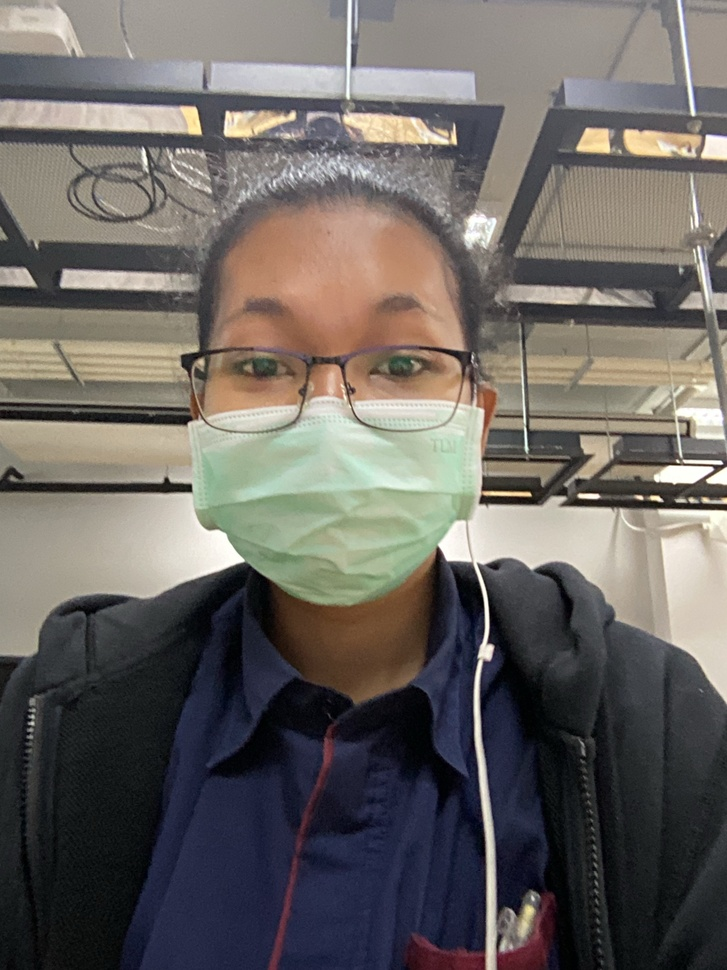
#> input picture Com_Vi/Week04/me.jpg, 727 x 970 px, shrunk from 3024 x 4032 before the run, found by its file name
$ python Lab04_3.py
#> lines starting #> are read from the running program, lines starting #| are printed output that depends on the picture
import numpy as np
import cv2
from matplotlib import pyplot as plt

image = np.array([
    [7, 2, 3, 3, 8],
    [4, 5, 3, 8, 4],
    [3, 3, 2, 8, 4],
    [2, 8, 7, 2, 7],
    [5, 4, 4, 5, 4]
])

kernel = np.array([
    [1, 0, -1],
    [1, 0, -1],
    [1, 0, -1]
])

# Convolution function
def convolve2d_no_padding(image, kernel):
    kernel_height, kernel_width = kernel.shape
    image_height, image_width = image.shape

    # size calculation (without padding)
    output_height = image_height - kernel_height + 1
    output_width = image_width - kernel_width + 1

    # Prepare the output array
    output = np.zeros((output_height, output_width), dtype=int)

    # Perform the convolution
    for i in range(output_height):
        for j in range(output_width):
            region = image[i:i + kernel_height, j:j + kernel_width]
            output[i, j] = np.sum(region * kernel)

    return output

# Perform convolution
output_image = convolve2d_no_padding(image, kernel)

img = cv2.imread('D:/COD_E/001_Project/CLASS_2024/Comvi/Week04/me.jpg')
#> img is the input picture: shape (970, 727, 3); mean B, G, R 98, 101.9, 106.4

# Create a list of kernel sizes for Gaussian Blur
kernel_sizes = [(3, 3), (5, 5), (7, 7)]
blurred_images = []

# Apply Gaussian Blur with different kernel sizes
for kernel_size in kernel_sizes:
    blur = cv2.GaussianBlur(img, kernel_size, 0)
    blurred_images.append(blur)
#> after the loop, blurred_images = 3 items

plt.figure(figsize=(15, 10))

# Plot original image and Gaussian Blurred images
plt.subplot(2, 4, 1)
plt.imshow(cv2.cvtColor(img, cv2.COLOR_BGR2RGB))  # Convert 'BGR -> RGB' for matplotlib
plt.title("Original Gaussian Blur Image")
plt.axis('off')

for i, kernel in enumerate(kernel_sizes):
    plt.subplot(2, 4, i + 2)
    plt.imshow(cv2.cvtColor(blurred_images[i], cv2.COLOR_BGR2RGB))  # Convert BGR -> RGB
    plt.title(f'Gaussian {kernel[0]}, {kernel[1]}')
    plt.axis('off')

plt.tight_layout()
plt.show()
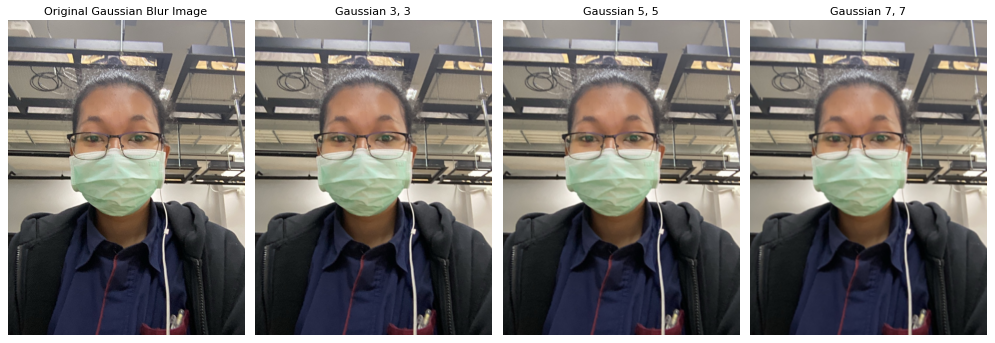
#> figure drawn by matplotlib, 4 panels
